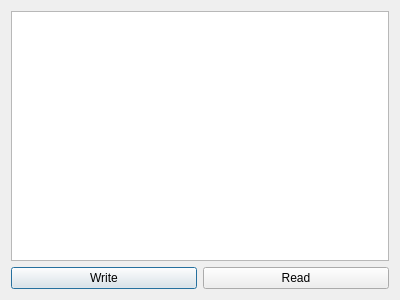
<?xml version="1.0" encoding="UTF-8"?>
<ui version="4.0">
 <class>test_qfile</class>
 <widget class="QDialog" name="test_qfile">
  <property name="geometry">
   <rect>
    <x>0</x>
    <y>0</y>
    <width>400</width>
    <height>300</height>
   </rect>
  </property>
  <property name="windowTitle">
   <string>Dialog</string>
  </property>
  <layout class="QVBoxLayout" name="verticalLayout_2">
   <item>
    <layout class="QVBoxLayout" name="verticalLayout">
     <item>
      <widget class="QPlainTextEdit" name="plainTextEdit"/>
     </item>
     <item>
      <layout class="QHBoxLayout" name="horizontalLayout">
       <item>
        <widget class="QPushButton" name="pushButton">
         <property name="text">
          <string>Write</string>
         </property>
        </widget>
       </item>
       <item>
        <widget class="QPushButton" name="pushButton_2">
         <property name="text">
          <string>Read</string>
         </property>
        </widget>
       </item>
      </layout>
     </item>
    </layout>
   </item>
  </layout>
 </widget>
 <resources/>
 <connections/>
</ui>
